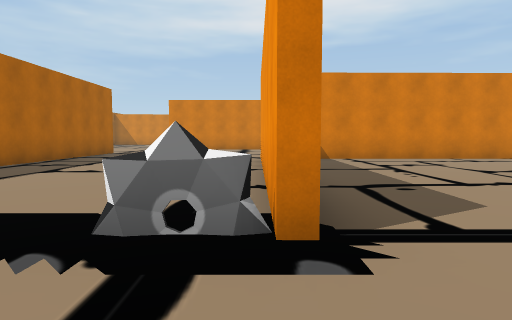
View 1 (above)

24 first-person views from a walk through a Unity game level. The camera is 1.2 m above the floor, tilts 4° down and sees 75° across. The floor is counted in squares, 2 m on a side. Each view is taken from the middle of a square. On the plan, view 1 faces up. The plan holds only what a view shows up to about 10 squares ahead; the rest is blank. The place goes on beyond the plan. The player character is not drawn.

View 2
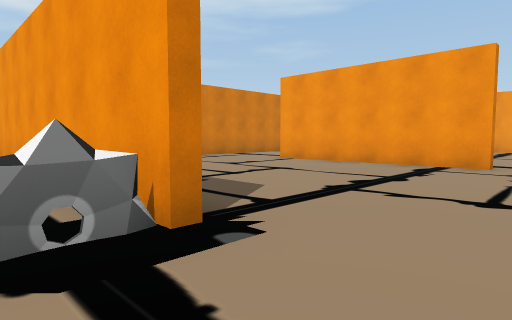

View 3
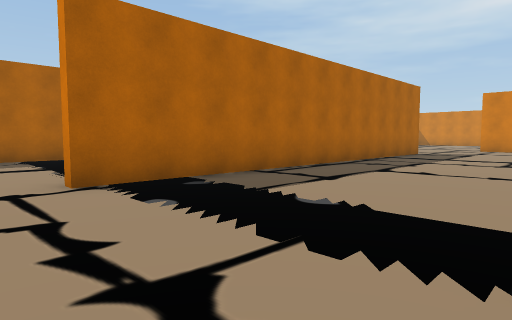

View 4
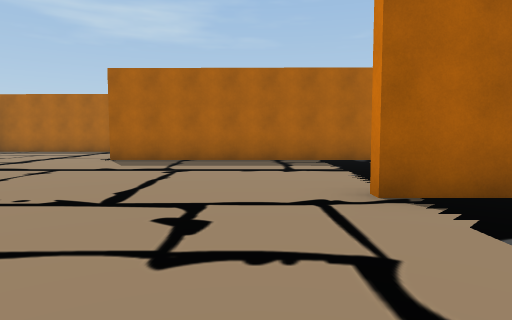

View 5
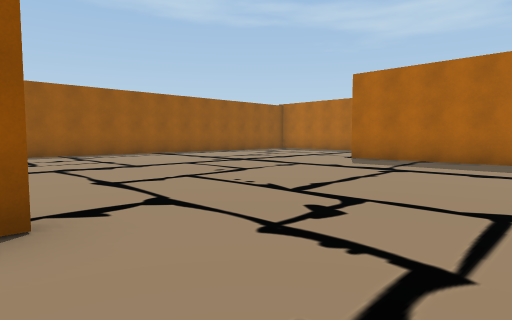

View 6
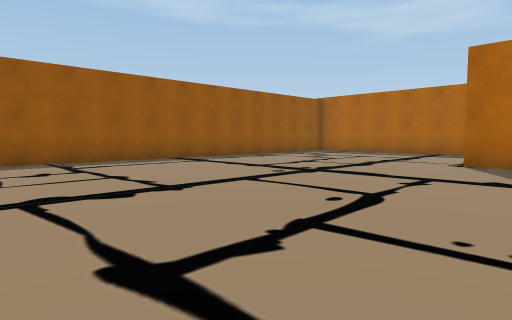

View 7
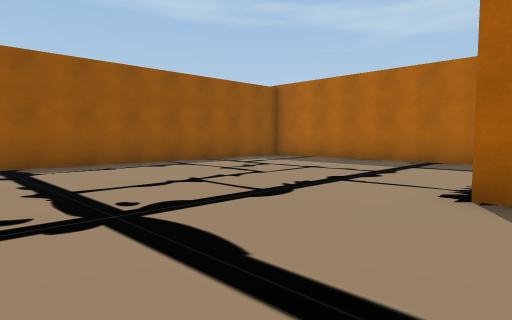

View 8
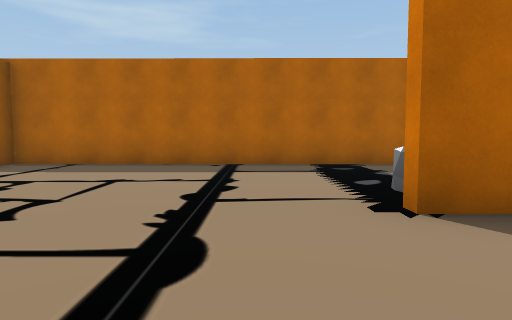

View 9
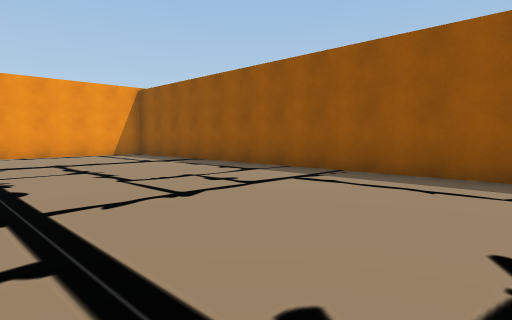

View 10
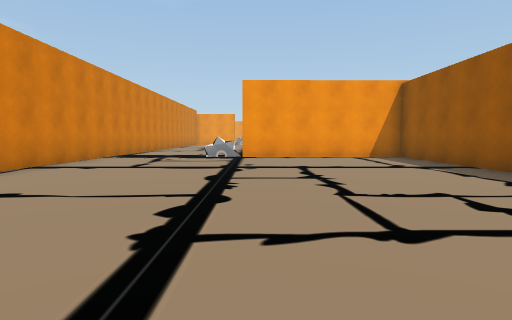

View 11
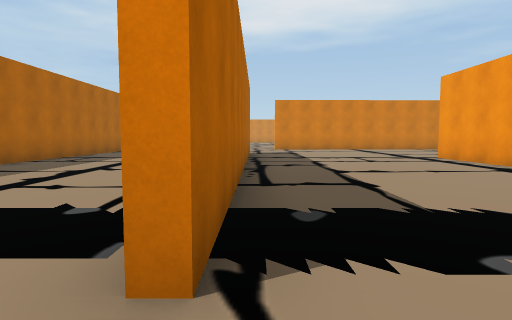

View 12
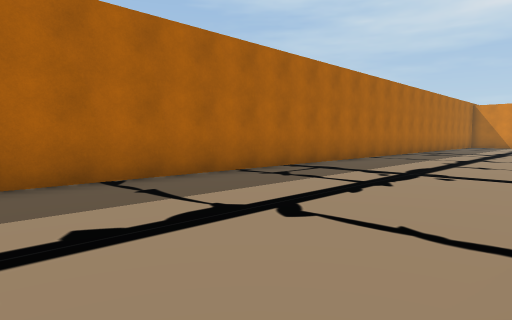

View 13
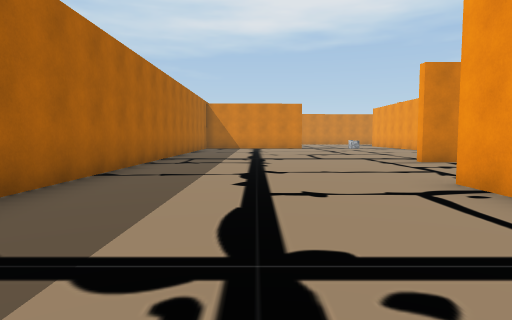

View 14
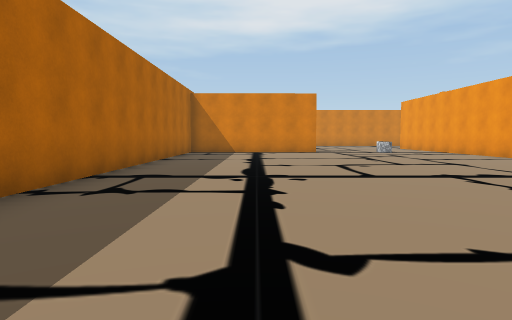

View 15
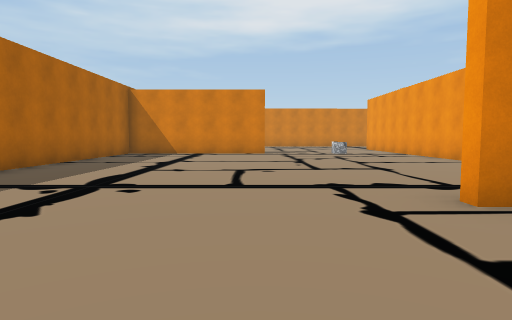

View 16
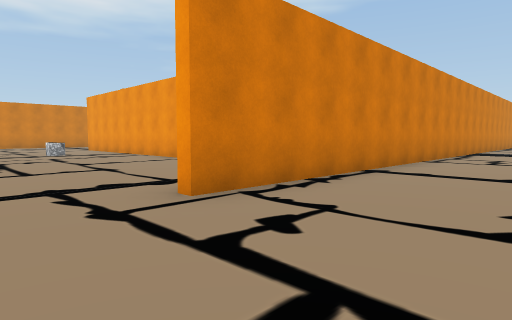

View 17
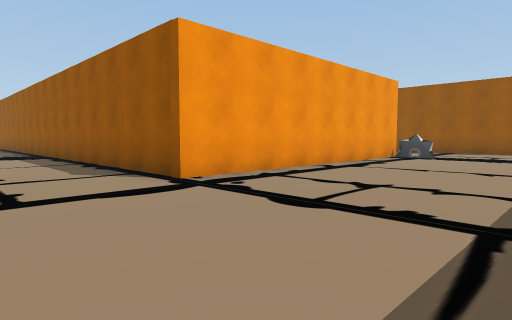

View 18
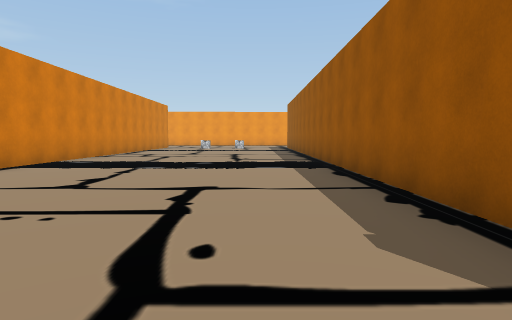

View 19
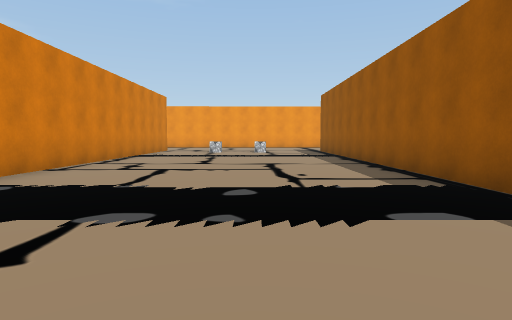

View 20
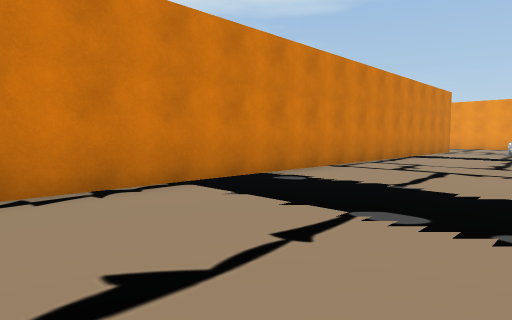

View 21
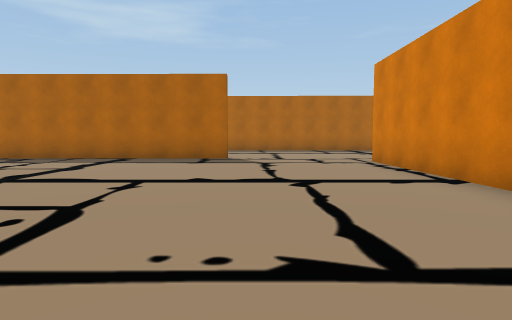

View 22
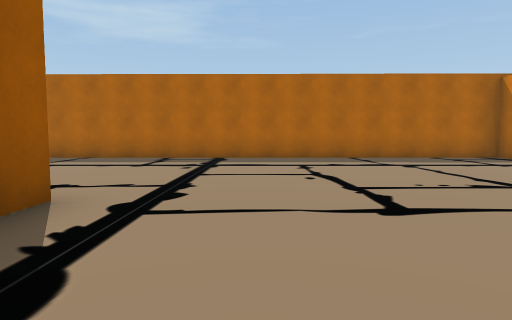

View 23
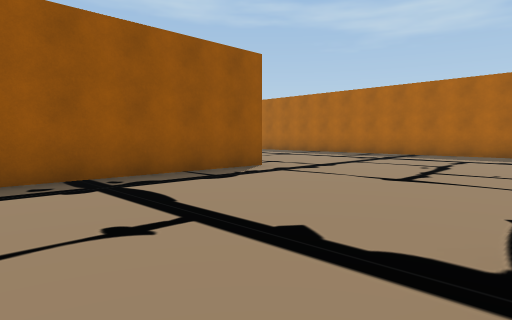

View 24
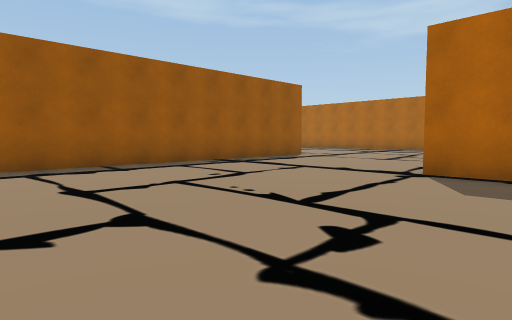

### Floor plan
Points are (right, up) in squares from view 1. A wall is a line through its corners. A room is listed if a view was taken in it or the views show most of it. See-through windows are left out.
Room 1 (view 1)
walls: (6.2, 1.1) (6.2, 6.3); (5.5, 9.1) (1.8, 9.1)
low walls: (0, 2) (-0.5, 2)
ways out: opening at (0, 0.5) to room 2; opening at (6, 0.5); opening at (6, 7.5)
Room 2 (views 2, 3, 4, 5, 6, 7, 8, 9, 10, 11, 12, 13, 14, 15, 16, 17, 18, 19, 20, 21, 22, 23, 24)
walls: (-5.5, 11.2) (-5.5, 12.3); (0.1, 1.8) (0.1, 9.3) (14, 9.3); (-5.2, 12.3) (-5.2, 1.2); (-4.1, 16.1) (4.1, 16.1); (-10.5, 3) (-10.6, -3.8); (3.1, -1.7) (-1.4, -1.7); (-0.8, 21.3) (-0.8, 23); (-0.6, 22.3) (-0.6, 21.2); (-15.3, -1.7) (-15.3, -10.3) (2.9, -10.3) (2.9, -5.6); (-10.5, 23.5) (-10.5, 4.5); (14.4, 15.8) (-4.1, 15.8)
ways out: opening at (0, 0.5) to room 1

Positions as (right, up) in squares from view 1, and headings:
1: (0, 0), facing up
2: (-1, 0), facing up-right
3: (-1, 0), facing up-left
4: (-2, 0), facing left
5: (-2, 1), facing down-left
6: (-3, -2), facing down-left
7: (-7, -3), facing down-left
8: (-8, -5), facing left
9: (-8, -5), facing down-right
10: (-7, -6), facing right
11: (-5, 0), facing up
12: (-6, 4), facing up-left
13: (-8, 8), facing up
14: (-8, 12), facing up
15: (-6, 13), facing up
16: (-6, 13), facing up-right
17: (-4, 12), facing down-right
18: (0, 11), facing right
19: (4, 12), facing right
20: (4, 12), facing up-right
21: (4, 13), facing left
22: (-1, 18), facing left
23: (1, 21), facing down-left
24: (5, 23), facing down-left
